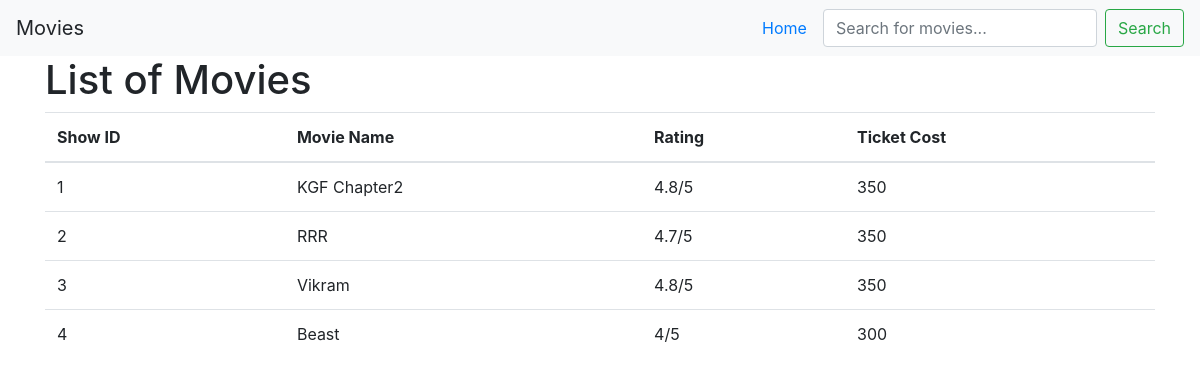
The app's page /movies with its own data.
### main1.py (models this page shows)
class Movies(db.Model):
    __tablename__ = 'Movies'
    Show_id = db.Column(db.Integer, primary_key=True, nullable=False)
    Moviename = db.Column(db.String(80), nullable=False)
    Rating = db.Column(db.String(120), nullable=False)
    Ticket_cost = db.Column(db.Integer, nullable=False)

### main1.py (the view)
@app.route('/movies')
def movies():
    movies = Movies.query.all()
    return render_template('movies.html', Movies=movies)

### Templates/movies.html (shortened to what this page needs)
<!DOCTYPE html>
<html>
  <head>
    <link rel="stylesheet" href="https://maxcdn.bootstrapcdn.com/bootstrap/4.0.0/css/bootstrap.min.css">
  </head>
  <body>
    <nav class="navbar navbar-expand-lg navbar-light bg-light">
      <a class="navbar-brand" >Movies</a>
      <div class="collapse navbar-collapse" id="navbarNav">
        <a class="nav-link" href="/">Home</a>
        <form class="form-inline my-2 my-lg-0" method="GET" action="{{ url_for('search') }}">
          <input class="form-control mr-sm-2" type="text" name="query" placeholder="Search for movies...">
          <button class="btn btn-outline-success my-2 my-sm-0" type="submit">Search</button>
        </form>
      </div>
    </nav>
    <div class="container">
      <h1>List of Movies</h1>
      <table class="table">
        <thead>
          <tr>
            <th>Show ID</th>
            <th>Movie Name</th>
            <th>Rating</th>
            <th>Ticket Cost</th>
          </tr>
        </thead>
        <tbody>
          {% for movie in Movies %}
          <tr>
            <td>{{ movie.Show_id }}</td>
            <td>{{ movie.Moviename }}</td>
            <td>{{ movie.Rating }}</td>
            <td>{{ movie.Ticket_cost }}</td>
          </tr>
          {% endfor %}
        </tbody>
      </table>
    </div>
  </body>
</html>

### records on screen
Movies: Show_id "1", Moviename "KGF Chapter2", Rating "4.8/5", Ticket_cost "350"
Movies: Show_id "2", Moviename "RRR", Rating "4.7/5", Ticket_cost "350"
Movies: Show_id "3", Moviename "Vikram", Rating "4.8/5", Ticket_cost "350"
Movies: Show_id "4", Moviename "Beast", Rating "4/5", Ticket_cost "300"
